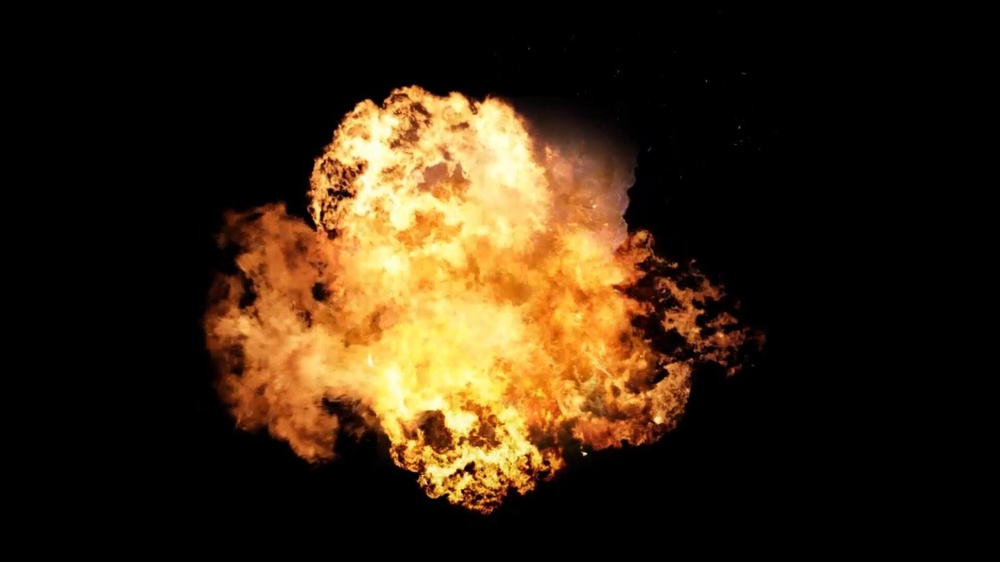
//> input picture maxresdefault.jpg, 1000 x 562 px, shrunk from 1920 x 1080 before the run
$ ./houghcircles   (built with g++ and OpenCV 4)
//> lines starting //> are read from the running program, lines starting //| are printed output that depends on the picture; after the words box and inside, x2 and y2 are one past the last pixel; in counts of white or black regions, pixels touching at a corner belong together
#include "opencv2/highgui/highgui.hpp"
#include "opencv2/imgproc/imgproc.hpp"
#include "opencv2/core/core.hpp"
#include "opencv2/features2d/features2d.hpp"
#include "opencv2/nonfree/features2d.hpp"

#include <iostream>
#include <fstream>
#include <string>
#include <vector>

using namespace cv;
using namespace std;


int main(int argc, char** argv)
{

	Mat image = imread("maxresdefault.jpg", -1);
//> image is the input picture: 562 rows x 1000 cols, CV_8UC3; mean B, G, R 17.5, 37.3, 53.4
	Mat channels[4];
	Mat images = image.clone();
	split(images,channels);
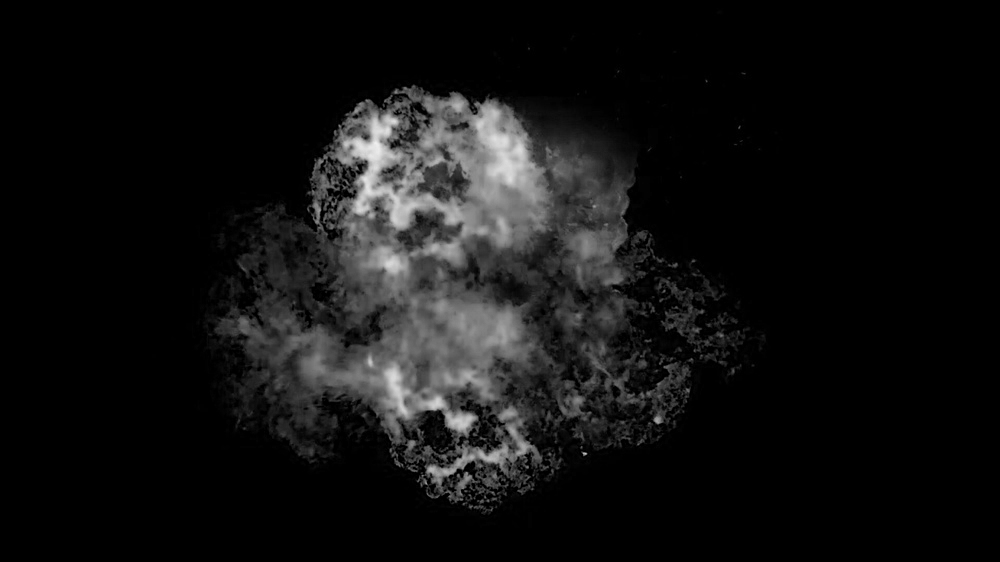
//> channels[0]: 562 rows x 1000 cols, CV_8UC1; min 0, max 239, mean 17.5
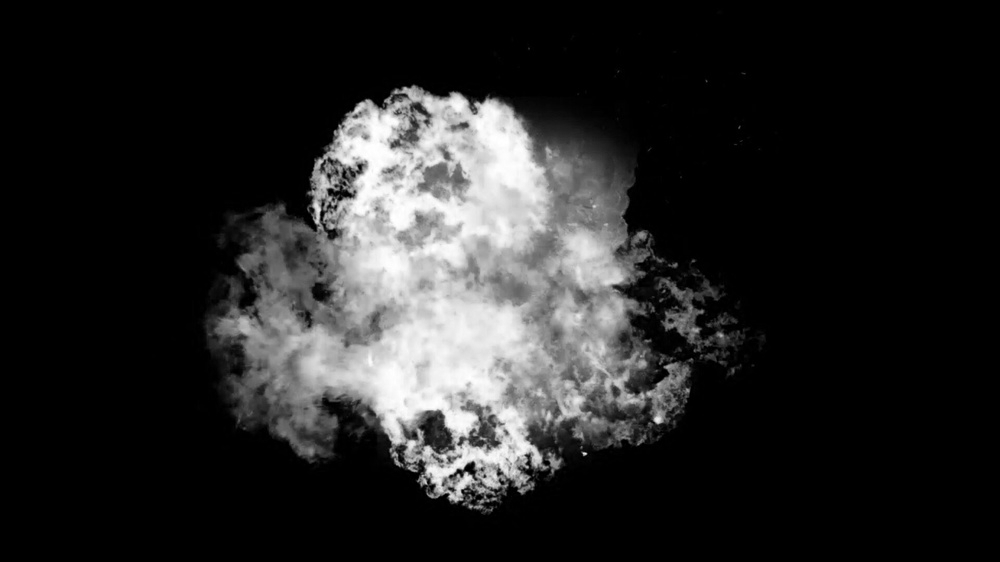
//> channels[1]: 562 rows x 1000 cols, CV_8UC1; min 0, max 255, mean 37.3
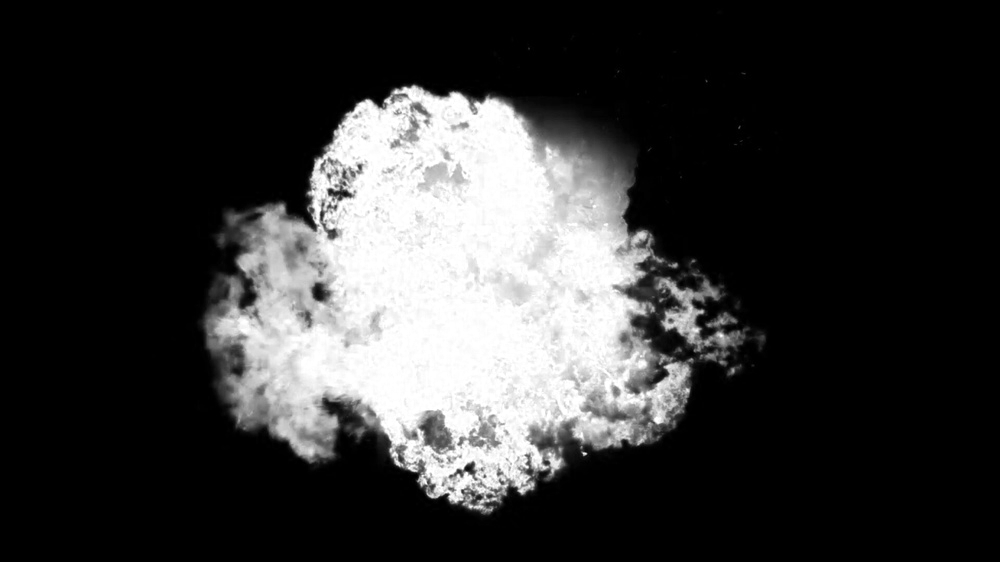
//> channels[2]: 562 rows x 1000 cols, CV_8UC1; min 0, max 255, mean 53.4
	//Mat image1 = Mat::ones(image.rows, image.cols,CV_8U);
	cvtColor(images,images,CV_BGR2GRAY);
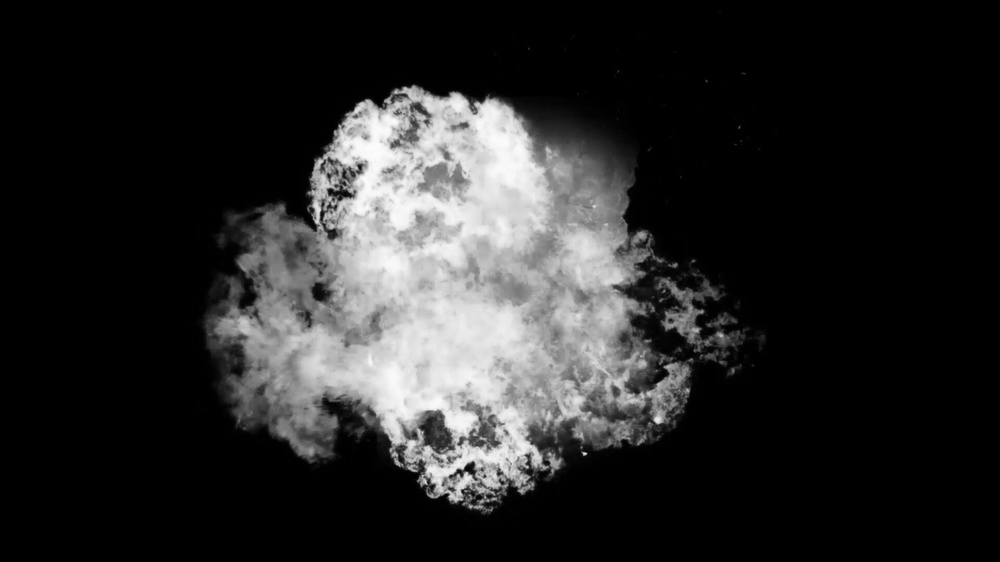
//> images: 562 rows x 1000 cols, CV_8UC1; min 0, max 252, mean 39.9
	threshold(images,images,100,1,THRESH_BINARY);
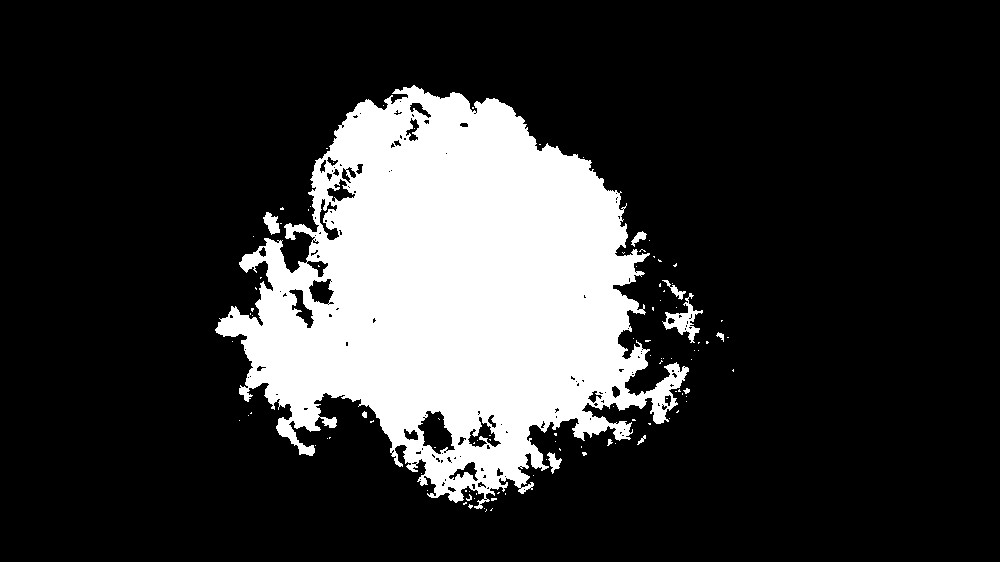
//> images: 562 rows x 1000 cols, CV_8UC1; values 0 (black) and 1 (white), 19.8% white; 105 white regions (94 under 20 px), largest, box (x1, y1, x2, y2) and area: (215, 85, 689, 509) 109664, (662, 293, 703, 343) 640, (263, 212, 280, 235) 227
	imshow("source", images);
	channels[3] = images;
	waitKey();
	Mat image2;
	merge(channels,4,image2);
	for(int i = 0 ; i <  4; i++){
	imshow("source", channels[i]);
	waitKey();
	}
	imwrite("alpha_explosion.png", image2);
	waitKey();
	return 0;
}
